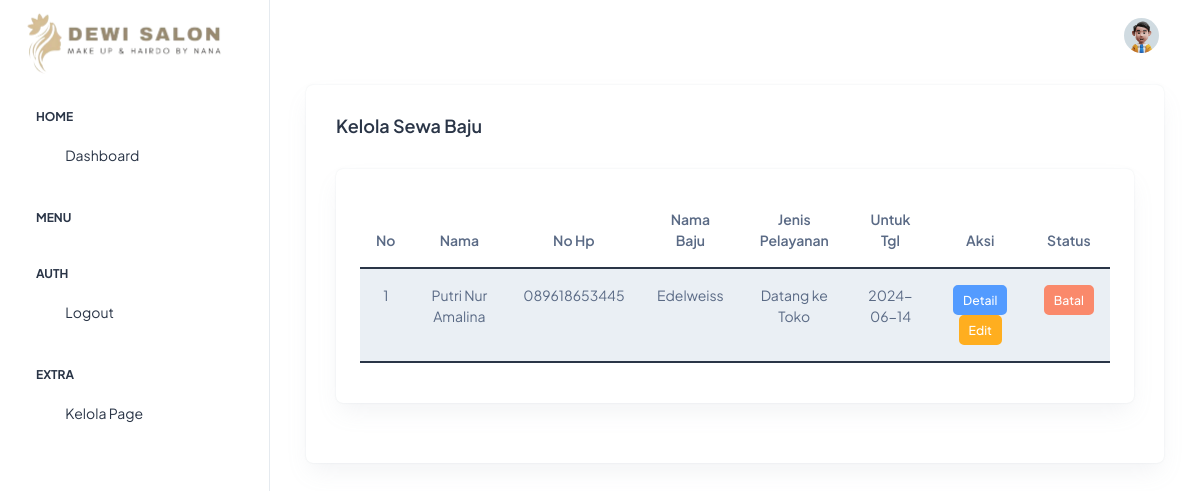
The app's page /index.php/baju/sewa with its own data.
### tables this page shows
CREATE TABLE `sewa_baju` (
  `id` int(11) NOT NULL,
  `id_baju` int(11) NOT NULL,
  `id_pelayanan` int(11) NOT NULL,
  `id_akun` int(11) NOT NULL,
  `nama` varchar(35) NOT NULL,
  `no_hp` varchar(13) NOT NULL,
  `alamat` text NOT NULL,
  `untuk_tgl` date NOT NULL,
  `jml_baju` int(3) NOT NULL,
  `total` int(11) NOT NULL,
  `status` enum('Menunggu','Batal','Selesai') NOT NULL DEFAULT 'Menunggu',
  `tgl_sewa` date NOT NULL DEFAULT current_timestamp()
);

CREATE TABLE `baju` (
  `id` int(4) NOT NULL,
  `id_kategori_baju` int(4) NOT NULL,
  `nama_baju` varchar(40) NOT NULL,
  `harga_sewa` int(11) NOT NULL,
  `stok` int(4) NOT NULL,
  `foto` text NOT NULL
);

CREATE TABLE `pelayanan` (
  `id` int(4) NOT NULL,
  `pelayanan` varchar(40) NOT NULL,
  `harga_layanan` int(11) NOT NULL,
  `deskripsi` text NOT NULL
);

### application/controllers/Baju.php (called while the page is built, shortened)
<?php
class Baju extends CI_Controller
{
    public function sewa()
    {
        $data = [
            'sewa' => $this->baju->get_sewa(),
        ];
        $this->load->view('admin/layout/header', $data);
        $this->load->view('admin/baju/sewa/index');
        $this->load->view('admin/layout/footer');
    }
}

### index.php (called while the page is built, shortened)
<?php
require_once BASEPATH.'core/CodeIgniter.php';

### application/models/Baju_model.php (called while the page is built, shortened)
<?php
class Baju_model extends CI_Model
{
    public function get_sewa()
    {
        $result = $this->db->select('sewa_baju.*, akun.username, akun.email, pelayanan.pelayanan, pelayanan.harga_layanan, baju.nama_baju, baju.harga_sewa')
            ->from('sewa_baju')
            ->join('akun', 'sewa_baju.id_akun = akun.id')
            ->join('pelayanan', 'sewa_baju.id_pelayanan = pelayanan.id')
            ->join('baju', 'sewa_baju.id_baju = baju.id')
            ->order_by('sewa_baju.id', 'desc')
            ->get()
            ->result();
        return $result;
    }
}

### application/views/admin/baju/sewa/index.php (the view, shortened to what this page needs)
<div class="container-fluid">
    <div class="card">
        <div class="card-body">
            <div class="d-flex mb-4">
                <h5 class="card-title fw-semibold">Kelola Sewa Baju</h5>
            </div>
            <div class="card">
                <div class="card-body p-4">
                    <table class="table table-striped border-2 border-dark" id="dataTables" style="width: 100%;">
                        <thead>
                            <tr>
                                <th class="text-center">No</th>
                                <th class="text-center">Nama</th>
                                <th class="text-center">No Hp</th>
                                <th class="text-center">Nama Baju</th>
                                <th class="text-center">Jenis Pelayanan</th>
                                <th class="text-center">Untuk Tgl</th>
                                <th class="text-center">Aksi</th>
                                <th class="text-center">Status</th>
                            </tr>
                        </thead>
                        <tbody>
                            <?php $no = 1;
                            foreach ($sewa as $row) : ?>
                                <tr>
                                    <td class="text-center"><?= $no++ ?></td>
                                    <td class="text-center"><?= $row->nama ?></td>
                                    <td class="text-center"><?= $row->no_hp ?></td>
                                    <td class="text-center"><?= $row->nama_baju ?></td>
                                    <td class="text-center"><?= $row->pelayanan ?></td>
                                    <td class="text-center"><?= $row->untuk_tgl ?></td>
                                    <td class="text-center">
                                        <button class="btn btn-info btn-sm" data-bs-toggle="modal" data-bs-target="#detail" data-bs-baju="<?= $row->nama_baju ?>" data-bs-nama="<?= $row->nama ?>" data-bs-no="<?= $row->no_hp ?>" data-bs-pelayanan="<?= $row->pelayanan ?>" data-bs-tgl="<?= $row->untuk_tgl ?>" data-bs-total="<?= $row->total ?>" data-bs-alamat="<?= $row->alamat ?>" data-bs-jml="<?= $row->jml_baju ?>" data-bs-tgl_sewa="<?= $row->tgl_sewa ?>">
                                            Detail
                                        </button>
                                        <?php if ($row->status == 'Menunggu') : ?>
                                            <a href="<?= base_url('baju/sewa_edit/' . $row->id) ?>" class="btn btn-warning btn-sm">Edit</a>
                                        <?php endif ?>
                                    </td>
                                    <td class="text-center">
                                        <?php if ($row->status == 'Menunggu') : ?>
                                            <button class="btn btn-danger btn-sm" data-bs-toggle="modal" data-bs-target="#batal" data-bs-id="<?= $row->id ?>" class="btn btn-danger btn-sm">Batal</button>
                                        <?php else : ?>
                                            <?= $row->status ?>
                                        <?php endif ?>
                                    </td>
                                </tr>
                            <?php endforeach ?>
                        </tbody>
                    </table>
                </div>
            </div>
        </div>
    </div>
</div>

### records on screen
sewa_baju: nama "Putri Nur Amalina", no_hp "089618653445", id_baju.nama_baju "Edelweiss", id_pelayanan.pelayanan "Datang ke Toko", untuk_tgl "2024-06-14"
